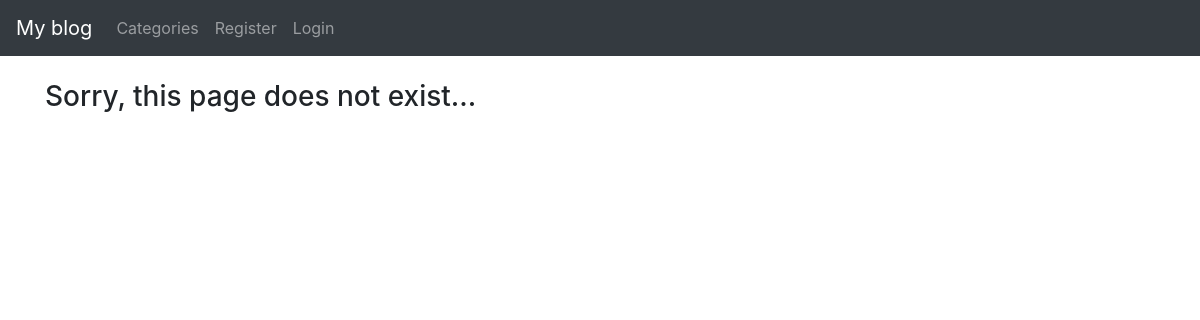
The page /category/history/ on the database as committed earlier.
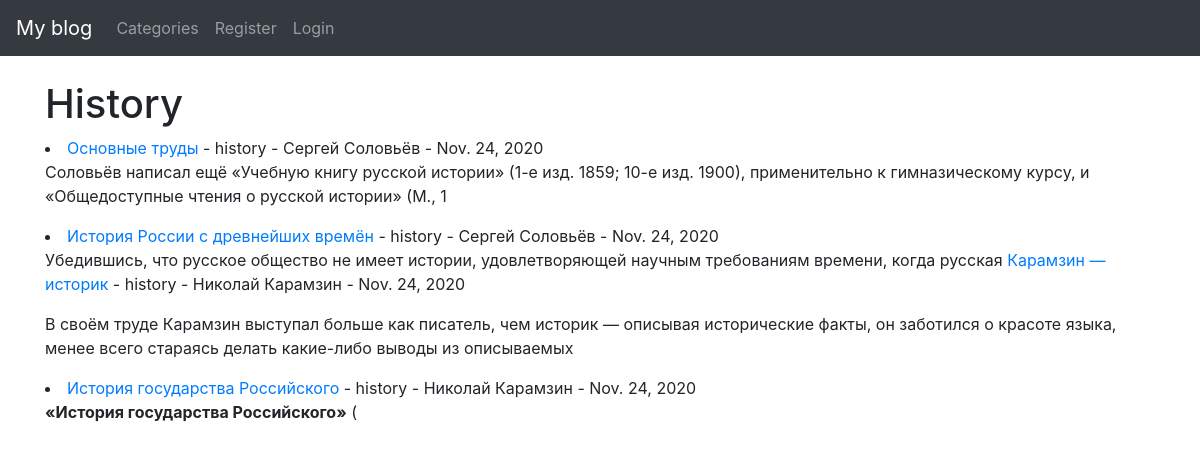
The same page on the database as committed later.
### theblog/models.py (models this page shows, shortened)
class Post(models.Model):
    title = models.CharField(max_length=255)
    header_image = models.ImageField(null=True, blank=True, upload_to="images/")
    title_tag = models.CharField(max_length=255, default="My blog")
    author = models.ForeignKey(User, on_delete=models.CASCADE)
    body = RichTextField(blank=True, null=True)
    post_date = models.DateField(auto_now_add=True)
    category = models.CharField(max_length=255, default='coding')
    snippet = models.CharField(max_length=255)
    likes = models.ManyToManyField(User, related_name='blog_posts')

### theblog/views.py (the view)
# urls.py: path('category/<str:cats>/', CategoryView, name='category'),
def CategoryView(request, cats):
    category_posts = Post.objects.filter(category=cats.replace('-', ' '))
    return render(request, 'categories.html', {'cats': cats.title().replace('-', ' '), 'category_posts': category_posts})

### theblog/templates/categories.html (shortened to what this page needs)
{% extends 'base.html'  %}
{% block content %}
    {% if category_posts %}
        <h1>{{ cats }}</h1>
        {% for post in category_posts %}
            <li><a href="{% url 'article_detail' post.pk %}">{{ post.title }}</a> -
                {{ post.category }} -
                {{ post.author.first_name }}
                {{ post.author.last_name }} -
                {{ post.post_date }} <br/>
                {{ post.body|slice:":200"|safe }}
            </li>
        {% endfor %}
    {% else %}
        <h3>Sorry, this page does not exist...</h3>
    {% endif %}
{% endblock %}

Rows that differ between the two databases and show on the page:
added Post: title "Основные труды", category "history", author.first_name "Сергей", author.last_name "Соловьёв", post_date "Nov. 24, 2020", body "Соловьёв написал ещё «Учебную книгу русской истории» (1-е изд. 1859; 10-е изд. 1900), применительно к гимназическому курсу, и «Общедоступные чтения о русской истории» (М., 1"
added Post: title "История России с древнейших времён", category "history", author.first_name "Сергей", author.last_name "Соловьёв", post_date "Nov. 24, 2020", body "Убедившись, что русское общество не имеет истории, удовлетворяющей научным требованиям времени, когда русская"
added Post: title "Карамзин — историк", category "history", author.first_name "Николай", author.last_name "Карамзин", post_date "Nov. 24, 2020", body "В своём труде Карамзин выступал больше как писатель, чем историк — описывая исторические факты, он заботился о красоте языка, менее всего стараясь делать какие-либо выводы из описываемых"
added Post: title "История государства Российского", category "history", author.first_name "Николай", author.last_name "Карамзин", post_date "Nov. 24, 2020", body "«История государства Российского» ("
Other text that changed with them:
{{ cats }}: (not shown) → "History"
text no longer shown: "Sorry, this page does not exist..."
